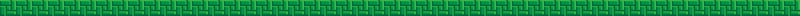

The image is a tile-based game level rendered from a .tmx file. Its description and source (layers, tilesets, objects; grid data summarised) follow:
An orthogonal 50x1 tile map with 16x16 px tiles, 1 tile layer (background).

<map version="1.0" orientation="orthogonal" width="50" height="1" tilewidth="16" tileheight="16">
 <tileset firstgid="1" name="block_green_ground" tilewidth="16" tileheight="16">
  <image source="block_green_ground.png" width="16" height="16" />
 </tileset>
 <layer name="background" width="50" height="1">
  <data>[50 cells, 50 non-empty, 1 distinct tile ids]</data>
 </layer>
</map>
